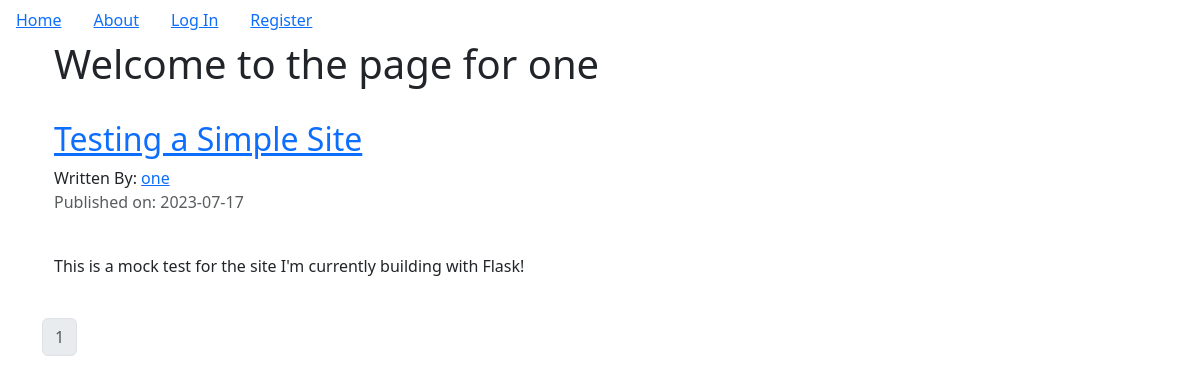
The page /one on the database its author committed.
### petcompanyblog/models.py (models this page shows, shortened)
class User(db.Model, UserMixin):
    __tablename__ = 'users'
    id = db.Column(db.Integer, primary_key=True)
    profile_image = db.Column(db.String(64), nullable=False, default='default_profile.png')
    email = db.Column(db.String(64), unique=True, index=True)
    username = db.Column(db.String(64), unique=True, index=True)
    password_hash = db.Column(db.String(128))
    posts = db.relationship('BlogPost', backref='author', lazy=True)

class BlogPost(db.Model):
    users = db.relationship(User)
    id = db.Column(db.Integer, primary_key=True)
    user_id = db.Column(db.Integer, db.ForeignKey('users.id'), nullable=False)
    date = db.Column(db.DateTime, nullable=False, default = datetime.utcnow)
    title = db.Column(db.String(140), nullable=False)
    text = db.Column(db.Text, nullable=False)

### petcompanyblog/users/views.py (the view)
@users.route('/<username>')
def user_post(username):
    page = request.args.get('page', 1, type=int)
    user = User.query.filter_by(username=username).first_or_404()
    blog_posts = BlogPost.query.filter_by(author=user).order_by(BlogPost.date.desc()).paginate(page=page, per_page=5)
    return render_template('user_blog_posts.html', blog_posts=blog_posts, user=user)

### petcompanyblog/templates/user_blog_posts.html (shortened to what this page needs)
{% extends "base.html" %}
{% block content %}
    <div class="container">
        <div class="jumbotron">
            <div>
                <h1>Welcome to the page for {{user.username}}</h1>
            </div>
        </div>
        {% for post in blog_posts.items %}
            <h2> <a href="{{url_for('blog_posts.blog_post', blog_post_id=post.id)}}">{{post.title}}</a> </h2>
            Written By: <a href="{{url_for('users.user_post', username=post.author.username)}}">{{post.author.username}}</a>
            <p class="text-muted">Published on: {{post.date.strftime('%Y-%m-%d')}}</p>
            <br>
            <p>{{post.text}}</p>
            <br>
        {% endfor %}
    </div>
    <nav aria-label="Page navigation example">
        <ul class="pagination jsutify-content-center">
            {% for page_num in blog_posts.iter_pages(left_edge=1, right_edge=1, left_current=1, right_current=2) %}
                {% if blog_posts.page == page_num%}
                    <li class="page-item disabled"><a class="page-link" href="{{url_for('users.users_posts', username=user.username, page=page_num)}}">{{page_num}}</a></li>
                {% else %}
                    <li class="page-item"><a class="page-link" href="{{url_for('users.users_posts', username=user.username, page=page_num)}}">{{page_num}}</a></li>
                {% endif %}
            {% endfor %}
        </ul>
      </nav>
{% endblock %}

### rows shown on the page
User: username "one"
BlogPost: title "Testing a Simple Site", author.username "one", date "2023-07-17", text "This is a mock test for the site I'm currently building with Flask!"

### other values the page prints
{{ page_num }} "1"
